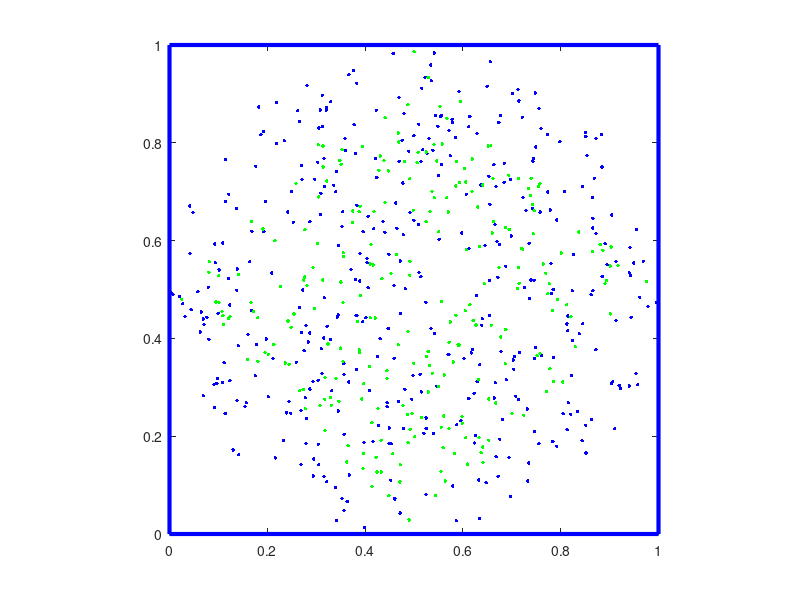

Reproduce this figure in MATLAB.
clc
clf
fprintf('// 1\n')
noc=0;
noruns=300;
for c=1:noruns
  pers=randi(365, 23, 1);
  unidates=unique(pers);
  if length(unidates)==length(pers)
    noc=noc+1;
  endif
end
freq=noc/noruns;
fprintf(' frecventa relativa = %d\n', freq)

fprintf('// 2\n')
Ax=0; Ay=1; Bx=0; By=0; Cx=1; Cy=0; Dx=1; Dy=1;
plot([Ax Bx Cx Dx Ax],[Ay By Cy Dy Ay],'b','LineWidth',3)
axis square;

nopoints=500;
noc=0;
hold on;
for c=1:nopoints
  rx=rand();
  ry=rand();
  if pdist([[rx,ry];[0.5,0.5]]) <= 0.5
    plot(rx,ry,'b','MarkerSize',8)
    noc=noc+1;
  endif
end
freq=noc/nopoints;
prg=(pi*(0.5*0.5))/2;
fprintf(' a) frecventa relativa = %d\n', freq)
fprintf('    probabilitatea geometrica = %d\n', prg)

noc=0;
hold on;
for c=1:nopoints
  rx=rand();
  ry=rand();
  distcentre=pdist([[rx,ry];[0.5,0.5]]);
  if distcentre <= pdist([[rx,ry];[0,0]]) && distcentre <= pdist([[rx,ry];[0,1]]) && distcentre <= pdist([[rx,ry];[1,0]]) && distcentre <= pdist([[rx,ry];[1,1]])
    plot(rx,ry,'g','MarkerSize',8)
    noc=noc+1;
  endif
end
freq=noc/nopoints;
prg=pdist([[0,0.5];[0.5,0]])*pdist([[0,0.5];[0.5,0]]);
fprintf(' b) frecventa relativa = %d\n', freq)
fprintf('    probabilitatea geometrica = %d\n', prg)

noc=0;
hold on;
for c=1:nopoints
  rx=rand();
  ry=rand();
  a=pdist([[rx,ry];[0,0]]);
  b=pdist([[rx,ry];[0,1]]);
  c=pdist([[rx,ry];[1,0]]);
  d=pdist([[rx,ry];[1,1]]);

end


